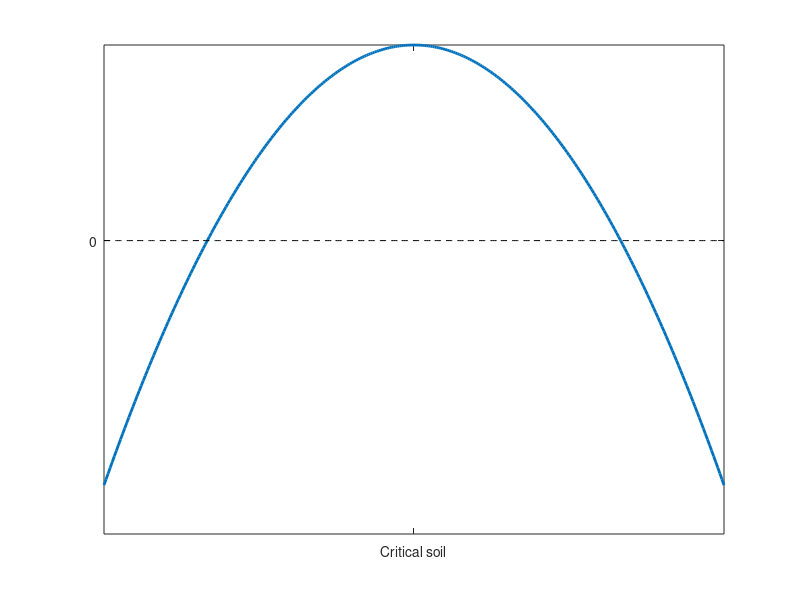

The MATLAB script that drew this image: (Note: this script raises an error after producing the figure.)
clear all
close all


fig=figure(1);
ax=gca;
x=-1.5:0.01:1.5;

g1=@(y) 1*(1-y.^2);

plot(x,g1(x),'-','LineWidth',2);
hold 'on';
plot(x,0*x,'--k');
hold 'off';
xticks([0]);
yticks([0]);
xticklabels({"Critical soil"});
ax.FontSize=20;
myTxtFmt(xlabel('Soil condition'),27,0);
myTxtFmt(ylabel('Intrinsic growth rate'),27,0);
%myTxtFmt(title('(+ +)'),25,0);
ann=annotation('doublearrow',[0.26 0.77],[0.4 0.4]);
text(-0.77,-0.15,'Fundamental niche','FontSize',20);
xlim([-1.5 1.5])
ylim([-0.5 1.1])
print(fig,'fig1','-dpng');
